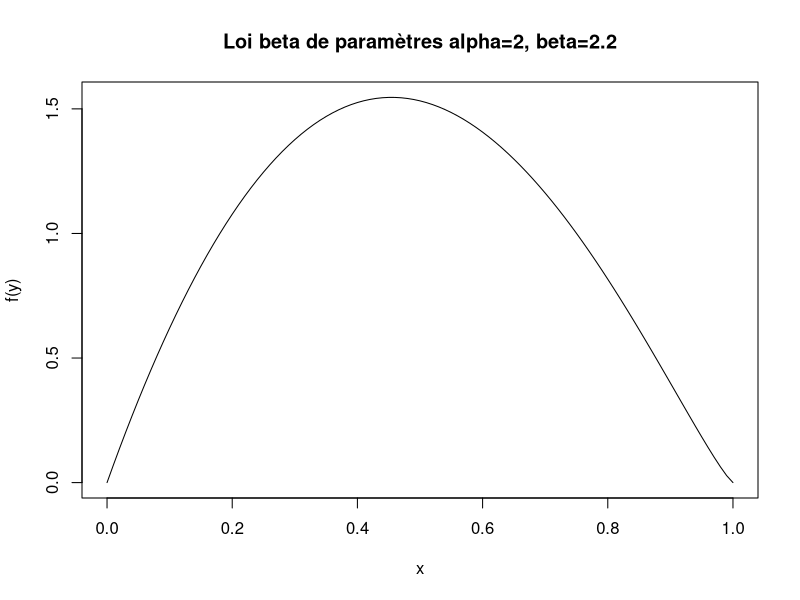
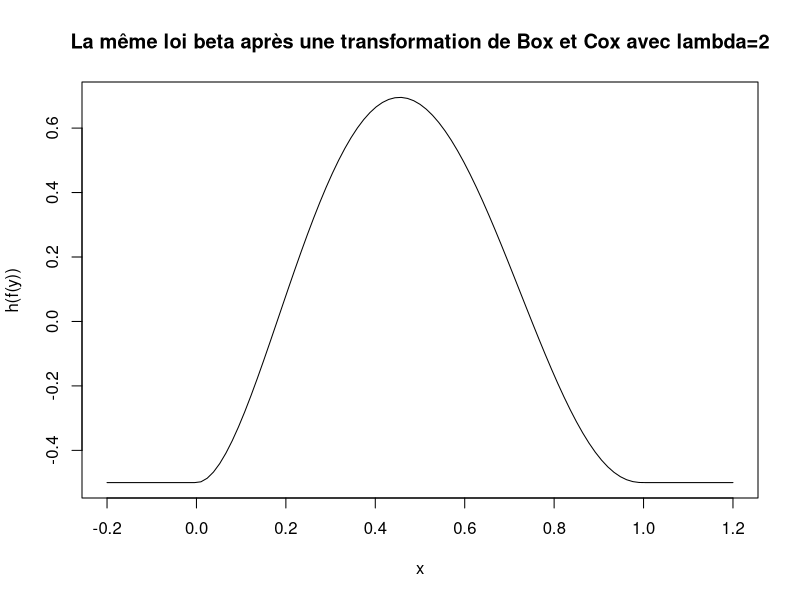
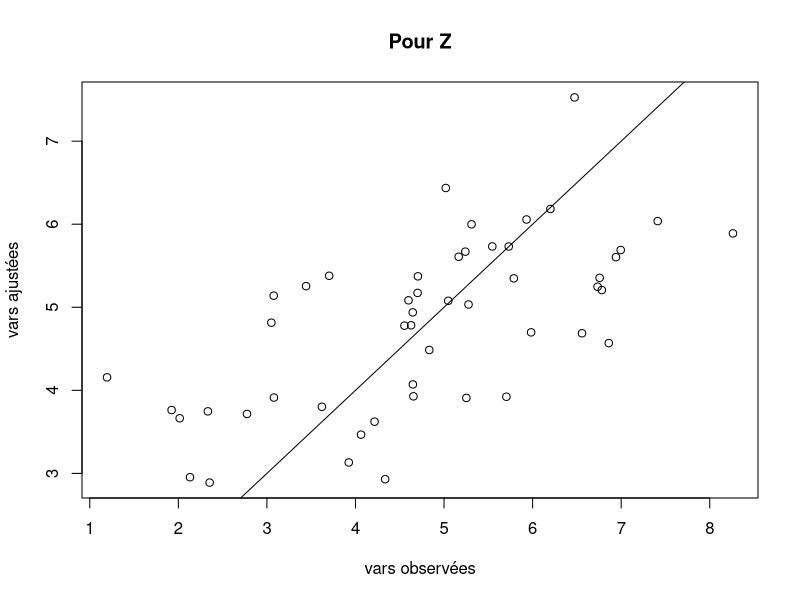
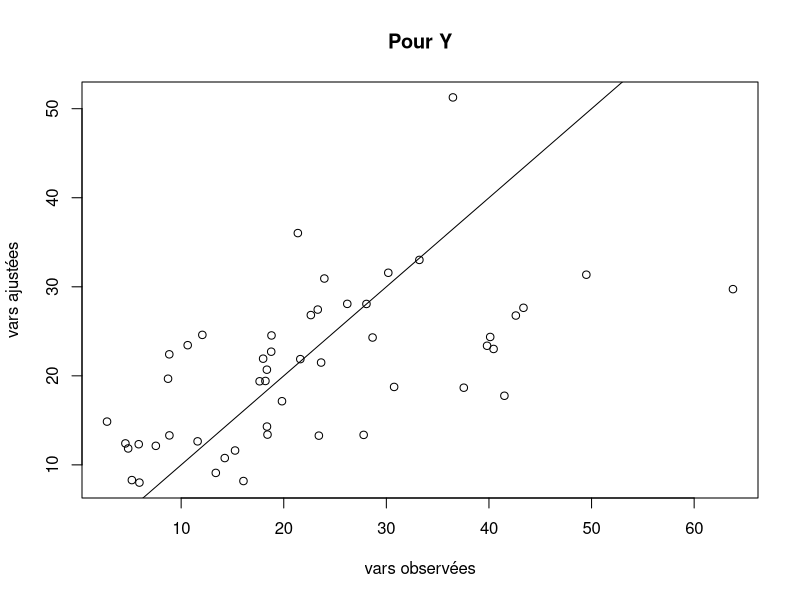
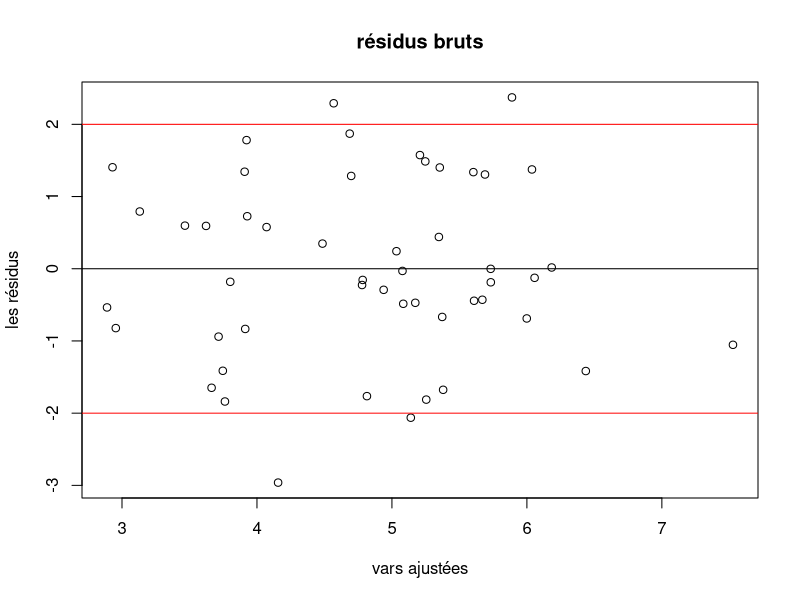
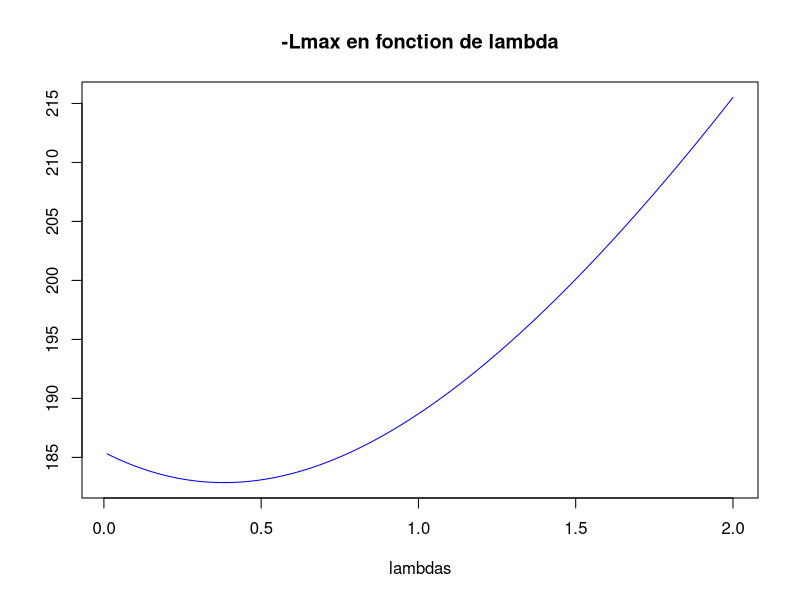
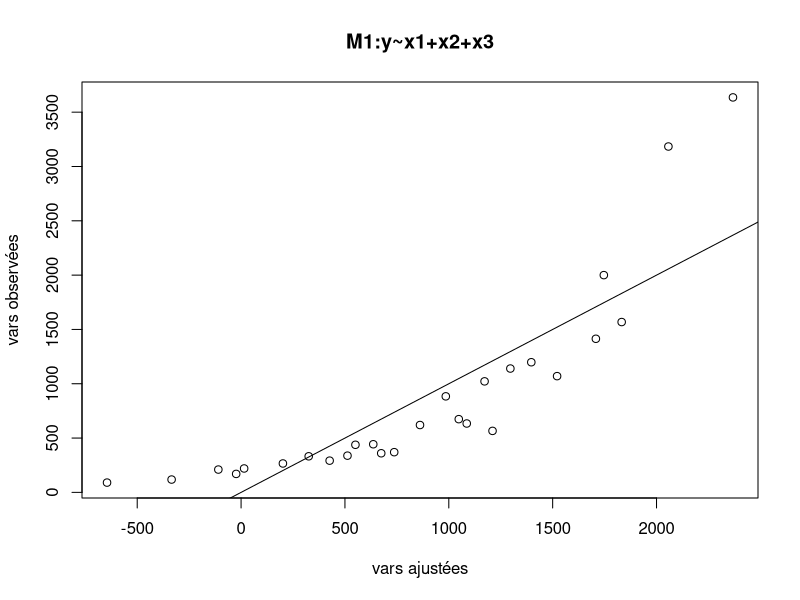
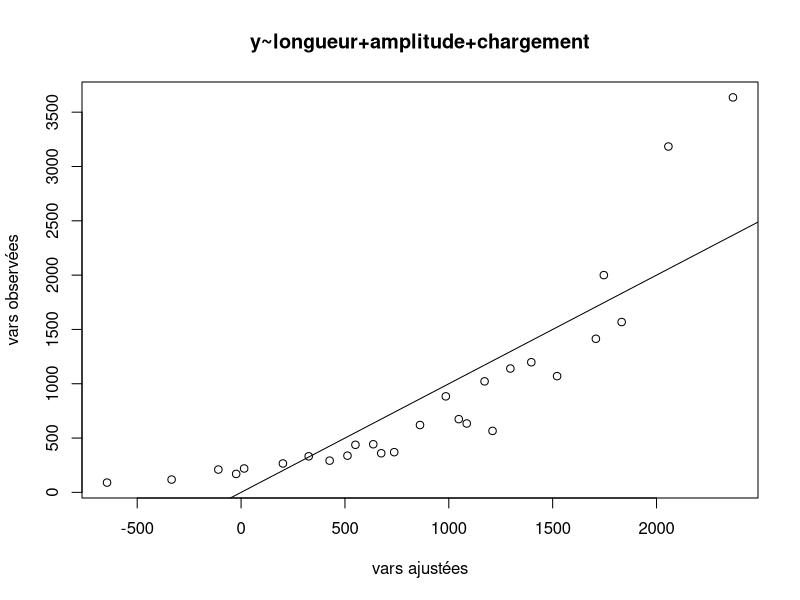

Reproduce these figures in R, in order.
## ---- chunk 1
knitr::opts_chunk$set(include = FALSE)
## ---- chunk 2
lambda <- 2
a <- 2
b <- 2.2
plot({function (x) dbeta(x, a, b)}, main = "Loi beta de paramètres alpha=2, beta=2.2", ylab="f(y)")
plot({function (x) (dbeta(x, a, b)^lambda - 1)/lambda}, -0.2, 1.2, main = "La même loi beta après une transformation de Box et Cox avec lambda=2", ylab="h(f(y))")
## ---- chunk 3
# Initialisation vars
lambda_ <- 0.3
a <- 5
b <- 1
variance <- 2
n=50
## ---- chunk 4
#Q1
set.seed(999)
X_obs <- rnorm(n) #loi gaussien centrée réduite
Epsilon <- rnorm(n=50, mean=0, sd = sqrt(variance))
# Par la définition
Z <- t(a + b%*%X_obs + Epsilon) #vector
# On considère que toutes les observations du jeu de données Y_i sont positives
Y <- (lambda_*Z +1)^(1/lambda_)
X <- as.matrix(cbind(1, X_obs))

# Estimer la regression linéair simple
theta_est = solve(t(X)%*%X)%*% t(X)%*%Z
p = ncol(X) #2
sigma_est = sqrt(sum( (X%*%theta_est -Z)^2 )/(n-p))

{plot(Z, (X%*%theta_est), xlab = "vars observées", ylab = "vars ajustées", main = "Pour Z")
abline(0,1)}

{plot(Y, ((X%*%theta_est)*lambda_+1)^{1/lambda_}, xlab = "vars observées", ylab = "vars ajustées", main = "Pour Y")
abline(0,1)}

## ---- chunk 5
#Etudier les résidus 
residus <- Z - X%*%theta_est
{plot(X%*%theta_est, residus, xlab = "vars ajustées", ylab = "les résidus",main="résidus bruts")
abline(0,0)
abline(2,0, col="red")
abline(-2,0, col="red")
}
## ---- chunk 6
#Q2
# Créer la matrice X du plan d'expérience
X <- as.matrix(cbind(1, X_obs))
# Interprétation les codes
Q = diag(1,n) - X%*%solve(t(X)%*%X)%*%t(X) 
Lmle = function(Z){
  n = length(Z)
  sig2 = (t(Z)%*%Q%*%Z) / n
  -n/2 * log(sig2)
}
## ---- chunk 7
# Coder la fonction lmin(lambda, Y) qui calcule −Lmax.
vec1 = rep(1, 50)
Lmin = function(lambda, Y=Y) {
  Z_ <- ((Y^lambda)-1)/lambda
  -Lmle(Z_) + (1-lambda) * vec1%*%log(abs(Y)) + n/2 + (n/2)*log(2*pi)
}
# Tracer −Lmax
lambdas <- seq(0.01,2,0.01)
Vlmin = Vectorize(Lmin,"lambda")
plot(lambdas,Vlmin(lambdas, Y),
     main="-Lmax en fonction de lambda",
     ylab="",
     type="l",
     col="blue")

## ---- chunk 8
resopt = nlm(Lmin,Y=Y,p=2,hessian=TRUE)
lambda_est <- resopt$estimate
var_lambda_est <- 1/resopt$hessian
## ---- chunk 9
alpha <- 0.05
q <- qnorm(1-alpha/2)
lambda_est - q*sqrt(var_lambda_est) #lower bound
lambda_est + q*sqrt(var_lambda_est) #upper bound
## ---- chunk 10
q_chi <- qchisq(1-alpha, df=1) #quantile
q_chi
lambda_0 <- c(1, 1/2, 0.3, 0)
lambda_0
W_obs <-  (lambda_est - lambda_0)^2 / var_lambda_est
W_obs
p_value <- pchisq(W_obs, df=1, lower.tail = FALSE)
p_value
p_value-alpha>0 # conserve H_0?
## ---- chunk 11
lambda_0[4] <- 0.000001
for(i in 1:4){
  print(paste("lambda=", lambda_0[i]))
  TRV <- 2 *(Lmin(lambda_0[i], Y) - Lmin(lambda_est, Y))
  print(paste("TRV: ", TRV))
  p_value <- pchisq(TRV, df=1, lower.tail = FALSE)
  print(paste("p_value: ", p_value))
  print(paste("conserve H_0?", p_value-alpha>0)) # conserve H_0?
}

## ---- chunk 12
################################# Merci de décommenter ci vous souhaitez l'exécuter ########################
#library('car')
#res <- powerTransform(Y~X, family="bcPower")
#summary(res)
## ---- chunk 13
# Lire les données, vérfier que le data.frame obtenu comporte 27 observations.
df = read.csv2("NbCycleRupture.csv")
head(df)
dim(df)
str(df) #structure de data frame
## ---- chunk 14
#M1
res1 <- lm(y~.,data=df) 
{plot(res1$fitted, df$y, xlab = "vars ajustées", ylab = "vars observées",main="M1:y~x1+x2+x3")
abline(0, 1)}

longueur <- 50*df$x1+300
amplitude <- df$x2+9
chargement <- df$x3*5 + 45
res2=lm(df$y~ longueur + amplitude +chargement)
{plot(res2$fitted, df$y, xlab = "vars ajustées", ylab = "vars observées",main="y~longueur+amplitude+chargement")
abline(0, 1)}
## ---- chunk 15
summary(res1)
summary(res2)
## ---- chunk 16
#M2
res3 <- lm(y~ df$x1 + df$x2 + df$x3 + I(df$x1^2) + I(df$x2^2) + I(df$x3^2) + I(df$x1*df$x2) + I(df$x1*df$x3) + I(df$x2*df$x3), data=df) 
{plot(res3$fitted, df$y, xlab = "vars ajustées", ylab = "vars observées",main="M2")
abline(0, 1)}
## ---- chunk 17
summary(res3)
## ---- chunk 18
anova(res1, res3)
## ---- chunk 19
#library(knitr)
#purl("ZHANG-BRIDONNEAU.Rmd")
